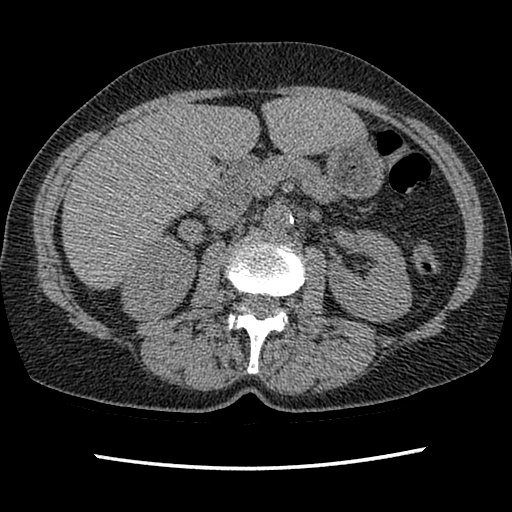
%> input picture Histogram/(12).jpg, 512 x 512 px, given in place of trees.tif, which was not available
$ octave histogramequallisation.m   (GNU Octave 9; MATLAB toolbox functions it lacks are replaced by stand-ins)
%> lines starting %> are read from the running program, lines starting %| are printed output that depends on the picture; pictures that were not available may be replaced by others from this repository, and a replacement may not be noted
% Program to obtain histogram equalization concept
I=imread('trees.tif');
%> I is the input picture: size 512x512 uint8; min 0, max 255, mean 55.2
J=imcomplement(I);
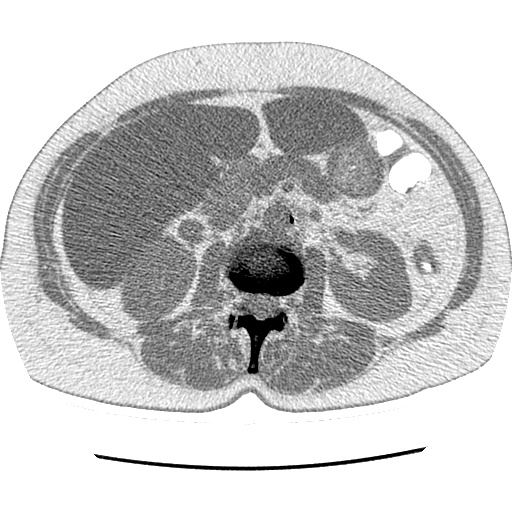
%> J: size 512x512 uint8; min 0, max 255, mean 199.8
imhist(J,100);
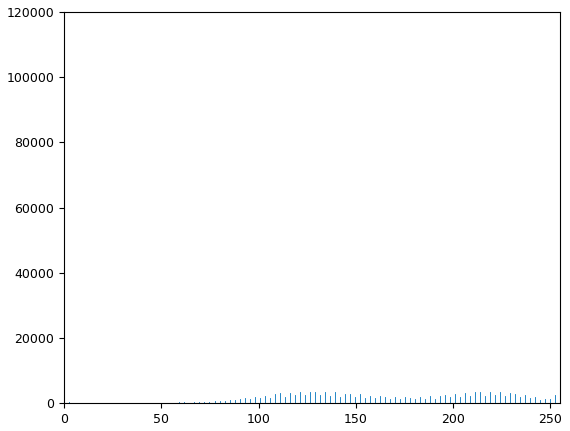
%> figure redrawn from the program's plot data; highest point at x = 255, y = 107066
imshow(I);
title('original');
figure,imshow(J);
title('complement');
I=histeq(I);
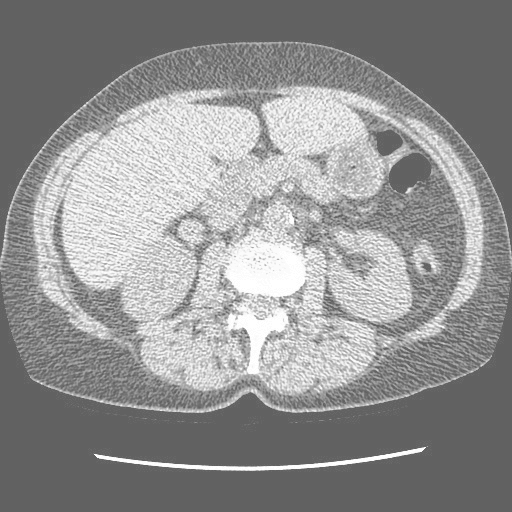
%> I: size 512x512 uint8; min 97, max 255, mean 145.5
figure,imhist(I,64);
title('equilized');
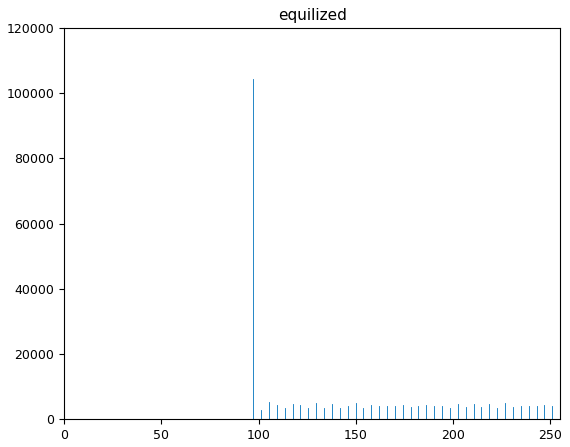
%> figure redrawn from the program's plot data; highest point at x = 97.14, y = 104240
figure,imhist(J,64);
title('histogram');
%> figure, not shown here; highest point at x = 255, y = 108663
n=numel(I);
%> n = 262144
p=imhist(I)/n;
%> p = 256 values, max 0.398 at index 98, min 0 at index 1, mean 0.00391
figure,plot(p);
title('normalized');
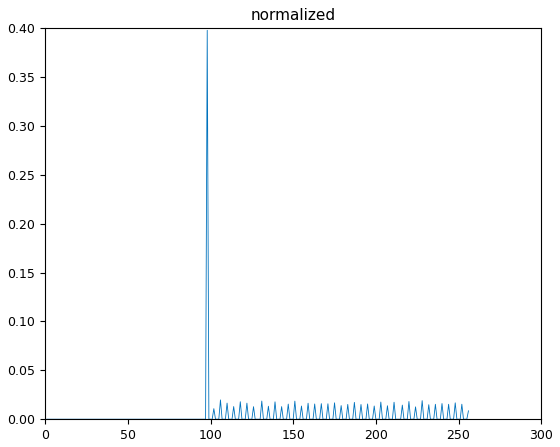
%> figure redrawn from the program's plot data; curve peaks at x = 98, y = 0.398
K=imadjust(I,[0;1],[0.4;1],0.5);
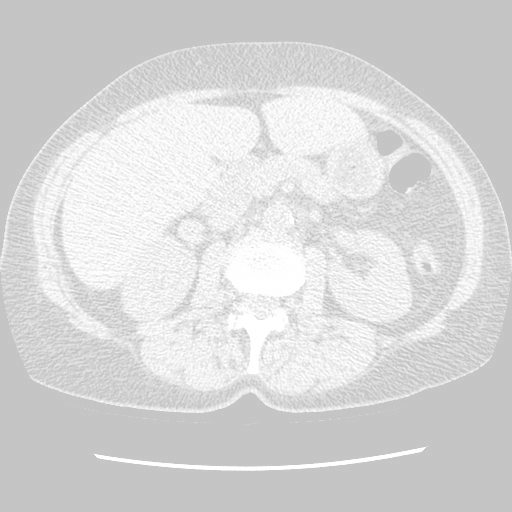
%> K: size 512x512 uint8; min 196, max 255, mean 215.6
figure,imshow(K);
title('adjusted image');
T=maketform('affine',[.3 0 0;.5 1 0;0 1 1]);
%> (the run ends here)
